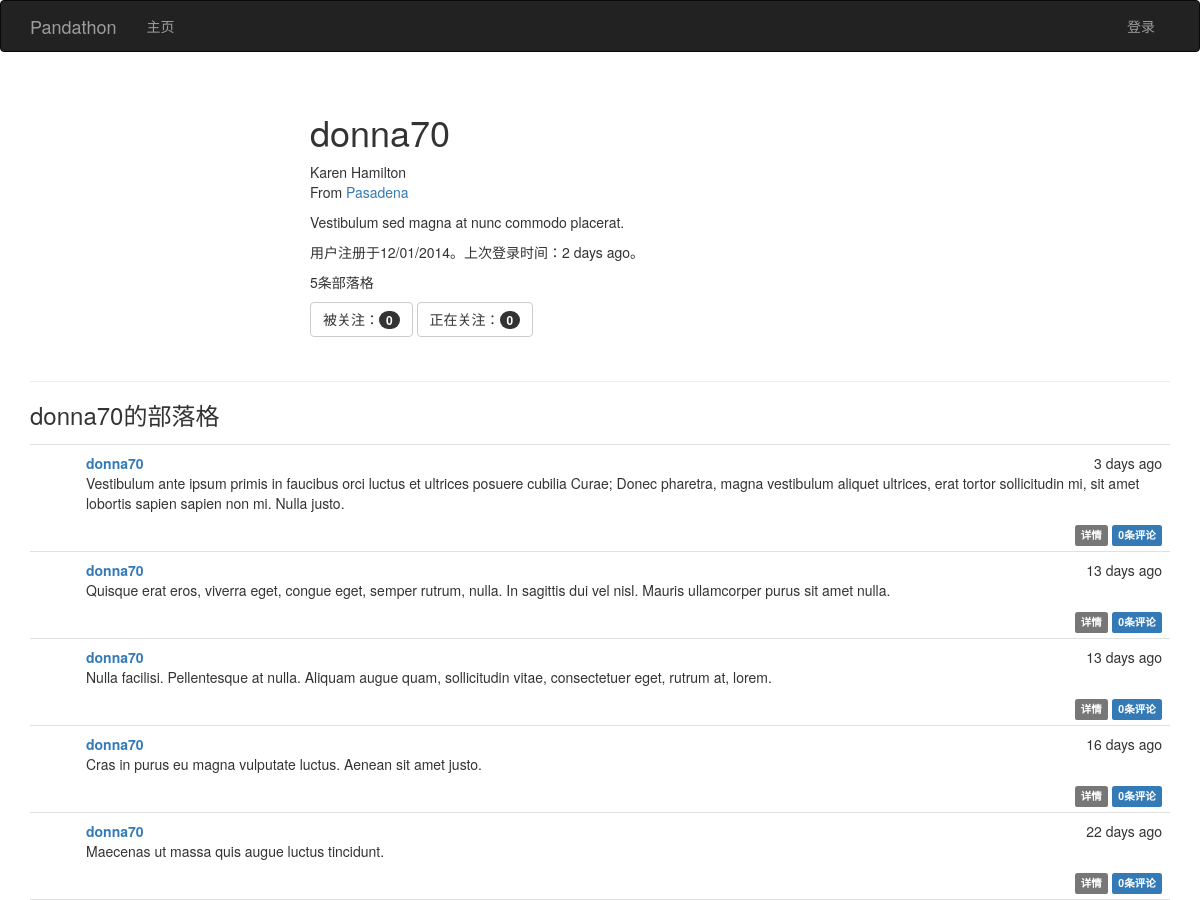
/user/donna70, run on the app's committed database.
### app/models.py (models this page shows, shortened)
class User(UserMixin, db.Model):
    __tablename__ = 'users'
    id = db.Column(db.Integer, primary_key=True)
    email = db.Column(db.String(64), unique=True, index=True)
    username = db.Column(db.String(64), unique=True, index=True)
    role_id = db.Column(db.Integer, db.ForeignKey('roles.id'))
    password_hash = db.Column(db.String(128))
    confirmed = db.Column(db.Boolean, default=True)
    name = db.Column(db.String(64))
    location = db.Column(db.String(64))
    about_me = db.Column(db.Text())
    member_since = db.Column(db.DateTime(), default=datetime.now())
    last_seen = db.Column(db.DateTime(), default=datetime.now())
    posts = db.relationship('Post', backref='author', lazy='dynamic')
    followed = db.relationship('Follow', foreign_keys=[Follow.follower_id],
                               backref=db.backref('follower', lazy='joined'),
                               lazy='dynamic', cascade='all, delete-orphan')
    followers = db.relationship('Follow', foreign_keys=[Follow.followed_id],
                                backref=db.backref('followed', lazy='joined'),
                                lazy='dynamic', cascade='all, delete-orphan')
    comments = db.relationship('Comment', backref='author', lazy='dynamic')
    @property
    def password(self):
        raise AttributeError('password is not a readable attribute')

class Post(db.Model):
    __tablename__ = 'posts'
    id = db.Column(db.Integer, primary_key=True)
    body = db.Column(db.Text)
    body_html = db.Column(db.Text)
    timestamp = db.Column(db.DateTime, index=True, default=datetime.now())
    author_id = db.Column(db.Integer, db.ForeignKey('users.id'))
    comments = db.relationship('Comment', backref='post', lazy='dynamic')

### app/main/views.py (the view)
@main.route('/user/<username>')
def user(username):
    user = User.query.filter_by(username=username).first_or_404()
    posts = user.posts.order_by(Post.timestamp.desc()).all()
    return render_template('user.html', user=user, posts=posts)

### app/auth/views.py (called while the page is built)
@auth.before_app_request
def before_request():
    if current_user.is_authenticated():
        current_user.ping()
        if not current_user.confirmed \
                and request.endpoint[:5] != 'auth.':
            return redirect(url_for('auth.unconfirmed'))

### app/main/__init__.py (called while the page is built)
@main.app_context_processor
def inject_permissions():
    return dict(Permission=Permission)

### app/models.py (called while the page is built)
    def can(self, permissions):
        return False

    def is_administrator(self):
        return False

### app/templates/user.html (shortened to what this page needs)
{% extends "base.html" %}
{% block page_content %}
<div class="page-header">
    <div class="profile-header">
        <h1>{{ user.username }}</h1>
        {% if user.name or user.location %}
        <p>
            {% if user.name %}{{ user.name }}<br>{% endif %}
            {% if user.location %}
                From <a href="http://maps.google.com/?q={{ user.location }}">{{ user.location }}</a><br>
            {% endif %}
        </p>
        {% endif %}
        {% if user.about_me %}<p>{{ user.about_me }}</p>{% endif %}
        <p>用户注册于{{ moment(user.member_since).format('L') }}。上次登录时间：{{ moment(user.last_seen).fromNow() }}。</p>
        <p>{{ user.posts.count() }}条部落格</p>
        <p>
            <a href="{{ url_for('.followers', username=user.username) }}" class="btn btn-default">被关注：<span class="badge">{{ user.followers.count() }}</span></a>
            <a href="{{ url_for('.followed_by', username=user.username) }}" class="btn btn-default">正在关注：<span class="badge badge-default">{{ user.followed.count() }}</span></a>
        </p>
    </div>
</div>
<h3>{{ user.username }}的部落格</h3>
{% include '_posts.html' %}
{% endblock %}

### app/templates/_posts.html (shortened to what this page needs)
<ul class="posts">
    {% for post in posts %}
    <li class="post">
        <div class="post-content">
            <div class="post-date">{{ moment(post.timestamp, True).fromNow() }}</div>
            <div class="post-author"><a href="{{ url_for('.user', username=post.author.username) }}">{{ post.author.username }}</a></div>
            <div class="post-body">
            {% if post.body_html %}
                {{ post.body_html | safe }}
            {% else %}
                {{ post.body }}
            {% endif %}
            </div>
            <div class="post-footer">
                <a href="{{ url_for('.post', id=post.id) }}">
                    <span class="label label-default">详情</span>
                </a>
                <a href="{{ url_for('.post', id=post.id) }}#comments">
                    <span class="label label-primary">{{ post.comments.count() }}条评论</span>
                </a>
            </div>
        </div>
    </li>
    {% endfor %}
</ul>

### app/static/styles.css (style rules this page uses)
.profile-header { min-height: 260px; margin-left: 280px; }
ul.posts { list-style-type: none; padding: 0px; margin: 16px 0px 0px 0px; border-top: 1px solid #e0e0e0; }
ul.posts li.post { padding: 8px; border-bottom: 1px solid #e0e0e0; }
div.post-date { float: right; }
div.post-author { font-weight: bold; }
div.post-content { margin-left: 48px; min-height: 48px; }
div.post-footer { text-align: right; }

### data on the page
User: username "donna70", name "Karen Hamilton", location "Pasadena", about_me "Vestibulum sed magna at nunc commodo placerat.", member_since "12/01/2014", last_seen "2 days ago"
Post: timestamp "3 days ago", author.username "donna70", body_html "Vestibulum ante ipsum primis in faucibus orci luctus et ultrices posuere cubilia Curae; Donec pharetra, magna vestibulum aliquet ultrices, erat tortor sollicitudin mi, sit amet lobortis sapien sapien non mi. Nulla justo.", comments.count "0"
Post: timestamp "13 days ago", author.username "donna70", body_html "Quisque erat eros, viverra eget, congue eget, semper rutrum, nulla. In sagittis dui vel nisl. Mauris ullamcorper purus sit amet nulla.", comments.count "0"
Post: timestamp "13 days ago", author.username "donna70", body_html "Nulla facilisi. Pellentesque at nulla. Aliquam augue quam, sollicitudin vitae, consectetuer eget, rutrum at, lorem.", comments.count "0"
Post: timestamp "16 days ago", author.username "donna70", body_html "Cras in purus eu magna vulputate luctus. Aenean sit amet justo.", comments.count "0"
Post: timestamp "22 days ago", author.username "donna70", body_html "Maecenas ut massa quis augue luctus tincidunt.", comments.count "0"

### other printed values
{{ user.posts.count() }} "5"
{{ user.followers.count() }} "0"
{{ user.followed.count() }} "0"
